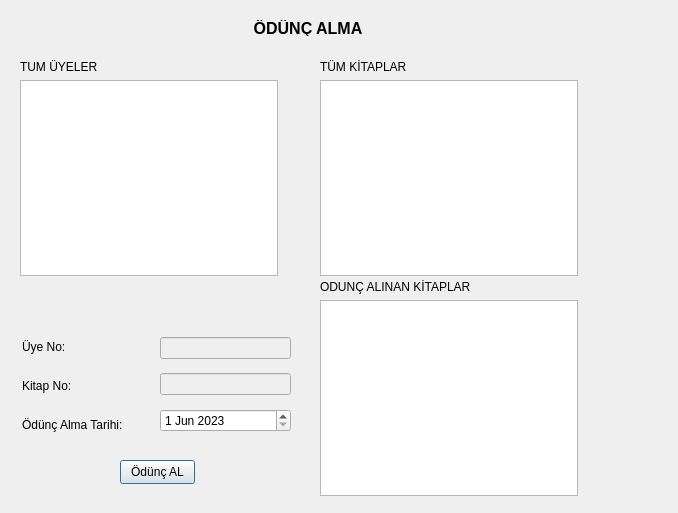
<?xml version="1.0" encoding="UTF-8"?>
<ui version="4.0">
 <class>Odunc_Alma</class>
 <widget class="QDialog" name="Odunc_Alma">
  <property name="geometry">
   <rect>
    <x>0</x>
    <y>0</y>
    <width>678</width>
    <height>513</height>
   </rect>
  </property>
  <property name="windowTitle">
   <string>Dialog</string>
  </property>
  <widget class="QLabel" name="label_7">
   <property name="geometry">
    <rect>
     <x>180</x>
     <y>20</y>
     <width>256</width>
     <height>16</height>
    </rect>
   </property>
   <property name="font">
    <font>
     <pointsize>12</pointsize>
     <bold>true</bold>
    </font>
   </property>
   <property name="text">
    <string>ÖDÜNÇ ALMA</string>
   </property>
   <property name="alignment">
    <set>Qt::AlignCenter</set>
   </property>
  </widget>
  <widget class="QPushButton" name="btn_oduncAl">
   <property name="geometry">
    <rect>
     <x>120</x>
     <y>460</y>
     <width>75</width>
     <height>24</height>
    </rect>
   </property>
   <property name="text">
    <string>Ödünç AL</string>
   </property>
  </widget>
  <widget class="QWidget" name="layoutWidget">
   <property name="geometry">
    <rect>
     <x>22</x>
     <y>330</y>
     <width>131</width>
     <height>111</height>
    </rect>
   </property>
   <layout class="QVBoxLayout" name="verticalLayout">
    <item>
     <widget class="QLabel" name="label">
      <property name="text">
       <string>Üye No:</string>
      </property>
     </widget>
    </item>
    <item>
     <widget class="QLabel" name="label_2">
      <property name="text">
       <string>Kitap No:</string>
      </property>
     </widget>
    </item>
    <item>
     <widget class="QLabel" name="label_3">
      <property name="text">
       <string>Ödünç Alma Tarihi:</string>
      </property>
     </widget>
    </item>
   </layout>
  </widget>
  <widget class="QWidget" name="layoutWidget">
   <property name="geometry">
    <rect>
     <x>160</x>
     <y>329</y>
     <width>131</width>
     <height>111</height>
    </rect>
   </property>
   <layout class="QVBoxLayout" name="verticalLayout_2">
    <item>
     <widget class="QLineEdit" name="le_uyeNo">
      <property name="enabled">
       <bool>false</bool>
      </property>
     </widget>
    </item>
    <item>
     <widget class="QLineEdit" name="le_kitapNo">
      <property name="enabled">
       <bool>false</bool>
      </property>
     </widget>
    </item>
    <item>
     <widget class="QDateEdit" name="tarih_oduncAlma">
      <property name="date">
       <date>
        <year>2023</year>
        <month>6</month>
        <day>1</day>
       </date>
      </property>
     </widget>
    </item>
   </layout>
  </widget>
  <widget class="QWidget" name="layoutWidget">
   <property name="geometry">
    <rect>
     <x>20</x>
     <y>60</y>
     <width>258</width>
     <height>216</height>
    </rect>
   </property>
   <layout class="QVBoxLayout" name="verticalLayout_3">
    <item>
     <widget class="QLabel" name="label_4">
      <property name="text">
       <string>TUM ÜYELER</string>
      </property>
     </widget>
    </item>
    <item>
     <widget class="QTableView" name="tbl_uyeler"/>
    </item>
   </layout>
  </widget>
  <widget class="QWidget" name="layoutWidget">
   <property name="geometry">
    <rect>
     <x>320</x>
     <y>60</y>
     <width>258</width>
     <height>216</height>
    </rect>
   </property>
   <layout class="QVBoxLayout" name="verticalLayout_4">
    <item>
     <widget class="QLabel" name="label_5">
      <property name="text">
       <string>TÜM KİTAPLAR</string>
      </property>
     </widget>
    </item>
    <item>
     <widget class="QTableView" name="tbl_kitaplar"/>
    </item>
   </layout>
  </widget>
  <widget class="QWidget" name="layoutWidget">
   <property name="geometry">
    <rect>
     <x>320</x>
     <y>280</y>
     <width>258</width>
     <height>216</height>
    </rect>
   </property>
   <layout class="QVBoxLayout" name="verticalLayout_5">
    <item>
     <widget class="QLabel" name="label_6">
      <property name="text">
       <string>ODUNÇ ALINAN KİTAPLAR</string>
      </property>
     </widget>
    </item>
    <item>
     <widget class="QTableView" name="tbl_oduncAlinanKitaplar"/>
    </item>
   </layout>
  </widget>
 </widget>
 <resources/>
 <connections/>
</ui>
